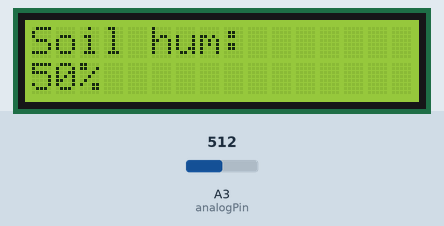
The program below on a simulated Arduino Nano, built with avr-gcc and run on an emulated ATmega328P. On the bench: 16×2 character LCD. The inputs (shaded band) are chosen by the test bench; at power-on: A3 (analogPin) = 512.

Above: at 1.2 s.
1.3 s: A3 (analogPin) set to 114
At 2.5 s:
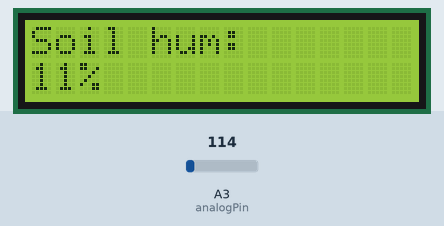
3.0 s: A3 (analogPin) set to 94
At 4.0 s:
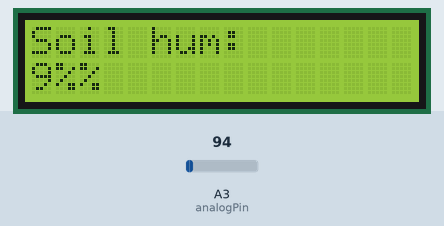
4.5 s: A3 (analogPin) set to 122
At 5.5 s:
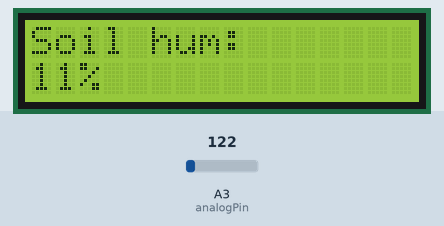
Timing chart, 0 to 7.5 s (numbered marks = the images above; inputs shaded):
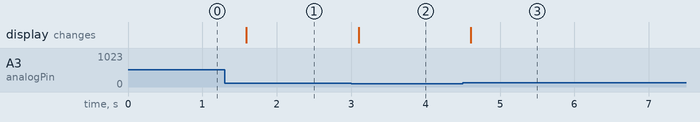

Measured:
- the behaviour switches between 103 and 102 on A3 (analogPin) (found by bisection; images 1 and 2)
- after the input at 1.3 s, the display: changes after 0.29 s (image 1)
- after the input at 3.0 s, the display: changes after 0.10 s (image 2)
- after the input at 4.5 s, the display: changes after 0.11 s (image 3)

The program:

main.cpp
```cpp
/**
 * @file main.cpp
 * @author by Szymon Markiewicz (https://github.com/InzynierDomu/)
 * @brief Soil humidity meter
 * @date 2023-07
 */

#include "LiquidCrystal_I2C.h"

#include <Arduino.h>
#include <Wire.h>

const int lcdAddr = 0x27;
LiquidCrystal_I2C lcd(lcdAddr, 16, 2);

const int analogPin = A3;

void setup()
{
  Wire.begin();

  lcd.begin(16, 2);
  lcd.backlight();

  lcd.print("Soil hum: ");
}

void loop()
{
  int sensorValue = analogRead(analogPin);

  int percentage = map(sensorValue, 0, 1023, 0, 100);

  lcd.setCursor(0, 1);
  lcd.print(percentage);
  lcd.print("%");

  delay(500);
}
```
